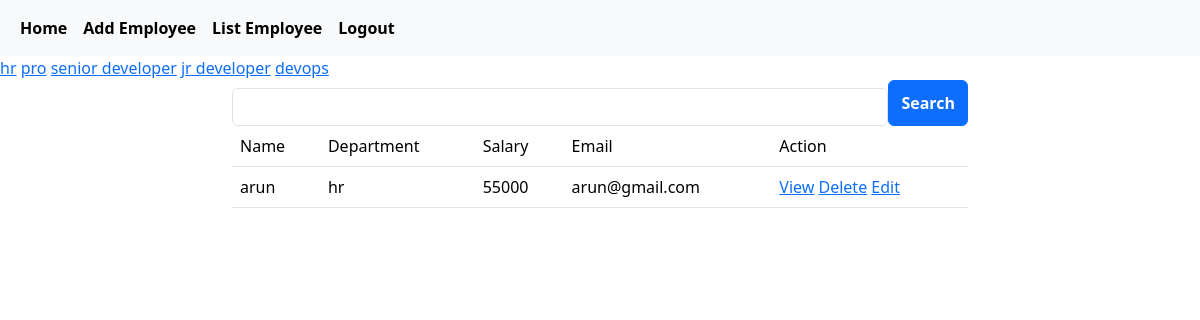
/employees/all?department=hr (signed in), run on the app's committed database.
### crm/models.py (models this page shows, shortened)
class Employees(models.Model):
    name=models.CharField(max_length=200)
    department=models.CharField(max_length=200)
    salary=models.PositiveBigIntegerField()
    email=models.EmailField(unique=True)
    age=models.PositiveBigIntegerField()
    contact=models.CharField(max_length=200,null=True)
    profile_pic=models.ImageField(upload_to="images",null=True,blank=True)
    dob=models.DateField(null=True,blank=True)

### crm/views.py (the view, shortened to what this page needs)
# urls.py: path("employees/all",views.EmployeeListView.as_view(),name="emp-all"),
@method_decorator(signin_required,name="dispatch")
class EmployeeListView(View):
    def get(self,request,*args,**kwargs):
            qs=Employees.objects.all()
            departments=Employees.objects.all().values_list("department",flat=True).distinct()
            print(departments)
            if "department" in request.GET:
                dept=request.GET.get("department")
                qs=qs.filter(department__iexact=dept)
            return render(request,"emp_list.html",{"data":qs,"departments":departments})

### crm/views.py (called while the page is built)
def signin_required(fn):
    def wrapper(request,*args,**kwargs):
        if not request.user.is_authenticated:
            messages.error(request,"invalid session")
            return redirect("signin")
        else:
            return fn(request,*args,**kwargs)
    return wrapper

### crm/templates/emp_list.html (shortened to what this page needs)
{%extends 'base.html'%}
{%block body_block%}
<div>
    {%for dep in departments%}
          <a href="{%url 'emp-all'%}?department={{dep}}">{{dep}}</a>
    {%endfor%}
</div>
    <div class="container">
        <div class="row">
            <div class="col-2"></div>
            <div class="col-8">
                <form action="" method="post">
                    <div class="d-flex">
                        <input type="text" name="box" class="form-control mt-2">
                        <button type="submit" class="btn btn-primary fw-bold">Search</button>
                    </div>
                </form>
            </div>
            <div class="col-2"></div>
        </div>
    </div>
    <div class="container">
        <div class="row">
            <div class="col-2"></div>
            <div class="col-8">
                <table class="table">
                    <tr>
                        <td>Name</td>
                        <td>Department</td>
                        <td>Salary</td>
                        <td>Email</td>
                        <td>Action</td>
                    </tr>
                    {%for emp in data%}
                    <tr>
                        <td>{{emp.name}}</td>
                        <td>{{emp.department}}</td>
                        <td>{{emp.salary}}</td>
                        <td>{{emp.email}}</td>
                        <td>
                            <a href="{%url 'emp-detail' emp.id%}">View</a>
                            <a href="{%url 'emp-delete' emp.id%}">Delete</a>
                            <a href="{%url 'emp-edit' emp.id%}">Edit</a>
                        </td>
                    </tr>
                    {%endfor%}
                </table>
            </div>
            <div class="col-2"></div>
        </div>
    </div>
{%endblock%}

### data on the page
Employees: name "arun", department "hr", salary "55000", email "arun@gmail.com"

### other printed values
{{ dep }} "hr" "pro" "senior developer" "jr developer" "devops"
